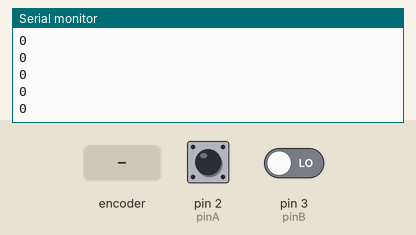
The sketch below on a simulated Arduino Uno, built with avr-gcc and run on an emulated ATmega328P. Shown: the last lines printed to the serial monitor. The inputs (shaded band) are chosen by the test bench; at power-on: pin 2 (pinA) HIGH, pin 3 (pinB) LOW.

Above: at 1.2 s.
1.3 s: rotary encoder on pin 2 (pinA) / pin 3 (pinB) turned 1 step (first pin leading)
At 1.41 s:
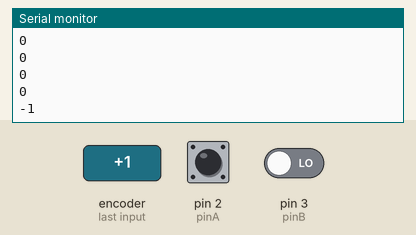
3.0 s: rotary encoder on pin 2 (pinA) / pin 3 (pinB) turned 2 steps (second pin leading)
At 3.01 s:
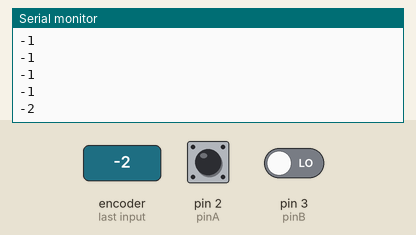
Timing chart, 0 to 6.0 s (numbered marks = the images above; inputs shaded):
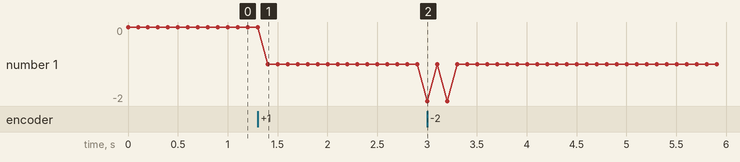

The sketch:

23-interrupt.ino
```cpp
#define pinA 2
#define pinB 3
int iValue = 0;

void encoderClick()
{
	int valA = digitalRead(pinA);
	int valB = digitalRead(pinB);

	if (valA == LOW && valB == HIGH) iValue++;
	else if (valA == HIGH && valB == LOW) iValue--;
}

void setup()
{
	Serial.begin(9600);
	pinMode(pinA, INPUT);
	pinMode(pinB, INPUT);
	attachInterrupt(0, encoderClick, CHANGE);
	attachInterrupt(1, encoderClick, CHANGE);
}

void loop()
{
	Serial.println(iValue);
	delay(100);
}
```

Measured:
- after the input at 1.3 s, the serial monitor: prints a new line after 0.10 s (image 1)
- after the input at 3.0 s, the serial monitor: prints a new line at once (image 2)
- plotted number 1: 0 → -1 after the input at 1.3 s
